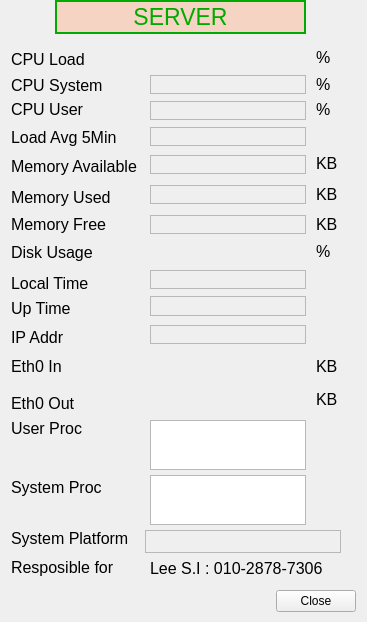
<ui version="4.0" >
 <class>Form</class>
 <widget class="QWidget" name="Form" >
  <property name="windowModality" >
   <enum>Qt::WindowModal</enum>
  </property>
  <property name="geometry" >
   <rect>
    <x>0</x>
    <y>0</y>
    <width>367</width>
    <height>622</height>
   </rect>
  </property>
  <property name="windowTitle" >
   <string>Form</string>
  </property>
  <widget class="QLabel" name="titleLabel" >
   <property name="geometry" >
    <rect>
     <x>55</x>
     <y>0</y>
     <width>251</width>
     <height>34</height>
    </rect>
   </property>
   <property name="palette" >
    <palette>
     <active>
      <colorrole role="WindowText" >
       <brush brushstyle="SolidPattern" >
        <color alpha="255" >
         <red>0</red>
         <green>170</green>
         <blue>0</blue>
        </color>
       </brush>
      </colorrole>
      <colorrole role="Base" >
       <brush brushstyle="SolidPattern" >
        <color alpha="255" >
         <red>255</red>
         <green>255</green>
         <blue>255</blue>
        </color>
       </brush>
      </colorrole>
      <colorrole role="Window" >
       <brush brushstyle="SolidPattern" >
        <color alpha="100" >
         <red>255</red>
         <green>170</green>
         <blue>127</blue>
        </color>
       </brush>
      </colorrole>
      <colorrole role="Shadow" >
       <brush brushstyle="SolidPattern" >
        <color alpha="255" >
         <red>0</red>
         <green>170</green>
         <blue>0</blue>
        </color>
       </brush>
      </colorrole>
     </active>
     <inactive>
      <colorrole role="WindowText" >
       <brush brushstyle="SolidPattern" >
        <color alpha="255" >
         <red>0</red>
         <green>170</green>
         <blue>0</blue>
        </color>
       </brush>
      </colorrole>
      <colorrole role="Base" >
       <brush brushstyle="SolidPattern" >
        <color alpha="255" >
         <red>255</red>
         <green>255</green>
         <blue>255</blue>
        </color>
       </brush>
      </colorrole>
      <colorrole role="Window" >
       <brush brushstyle="SolidPattern" >
        <color alpha="100" >
         <red>255</red>
         <green>170</green>
         <blue>127</blue>
        </color>
       </brush>
      </colorrole>
      <colorrole role="Shadow" >
       <brush brushstyle="SolidPattern" >
        <color alpha="255" >
         <red>0</red>
         <green>170</green>
         <blue>0</blue>
        </color>
       </brush>
      </colorrole>
     </inactive>
     <disabled>
      <colorrole role="WindowText" >
       <brush brushstyle="SolidPattern" >
        <color alpha="255" >
         <red>127</red>
         <green>125</green>
         <blue>123</blue>
        </color>
       </brush>
      </colorrole>
      <colorrole role="Base" >
       <brush brushstyle="SolidPattern" >
        <color alpha="100" >
         <red>255</red>
         <green>170</green>
         <blue>127</blue>
        </color>
       </brush>
      </colorrole>
      <colorrole role="Window" >
       <brush brushstyle="SolidPattern" >
        <color alpha="100" >
         <red>255</red>
         <green>170</green>
         <blue>127</blue>
        </color>
       </brush>
      </colorrole>
      <colorrole role="Shadow" >
       <brush brushstyle="SolidPattern" >
        <color alpha="255" >
         <red>0</red>
         <green>170</green>
         <blue>0</blue>
        </color>
       </brush>
      </colorrole>
     </disabled>
    </palette>
   </property>
   <property name="font" >
    <font>
     <pointsize>17</pointsize>
    </font>
   </property>
   <property name="autoFillBackground" >
    <bool>true</bool>
   </property>
   <property name="frameShape" >
    <enum>QFrame::WinPanel</enum>
   </property>
   <property name="text" >
    <string>SERVER</string>
   </property>
   <property name="alignment" >
    <set>Qt::AlignCenter</set>
   </property>
  </widget>
  <widget class="CALabel" name="caLabel" >
   <property name="geometry" >
    <rect>
     <x>150</x>
     <y>101</y>
     <width>156</width>
     <height>19</height>
    </rect>
   </property>
   <property name="font" >
    <font>
     <pointsize>12</pointsize>
    </font>
   </property>
   <property name="frameShape" >
    <enum>QFrame::StyledPanel</enum>
   </property>
   <property name="lineWidth" >
    <number>3</number>
   </property>
   <property name="alignment" >
    <set>Qt::AlignRight|Qt::AlignTrailing|Qt::AlignVCenter</set>
   </property>
   <property name="pvname" >
    <string>CPUUSER</string>
   </property>
   <property name="dmode" stdset="0" >
    <enum>CALabel::Double</enum>
   </property>
  </widget>
  <widget class="CALabel" name="caLabel_2" >
   <property name="geometry" >
    <rect>
     <x>150</x>
     <y>75</y>
     <width>156</width>
     <height>19</height>
    </rect>
   </property>
   <property name="font" >
    <font>
     <pointsize>12</pointsize>
    </font>
   </property>
   <property name="frameShape" >
    <enum>QFrame::StyledPanel</enum>
   </property>
   <property name="lineWidth" >
    <number>3</number>
   </property>
   <property name="alignment" >
    <set>Qt::AlignRight|Qt::AlignTrailing|Qt::AlignVCenter</set>
   </property>
   <property name="pvname" >
    <string>CPUSYSTEM</string>
   </property>
   <property name="dmode" stdset="0" >
    <enum>CALabel::Double</enum>
   </property>
  </widget>
  <widget class="CALabel" name="caLabel_3" >
   <property name="geometry" >
    <rect>
     <x>150</x>
     <y>127</y>
     <width>156</width>
     <height>19</height>
    </rect>
   </property>
   <property name="font" >
    <font>
     <pointsize>12</pointsize>
    </font>
   </property>
   <property name="frameShape" >
    <enum>QFrame::StyledPanel</enum>
   </property>
   <property name="lineWidth" >
    <number>3</number>
   </property>
   <property name="alignment" >
    <set>Qt::AlignRight|Qt::AlignTrailing|Qt::AlignVCenter</set>
   </property>
   <property name="pvname" >
    <string>LOAD5MIN</string>
   </property>
   <property name="dmode" stdset="0" >
    <enum>CALabel::Double</enum>
   </property>
  </widget>
  <widget class="CALabel" name="caLabel_4" >
   <property name="geometry" >
    <rect>
     <x>150</x>
     <y>155</y>
     <width>156</width>
     <height>19</height>
    </rect>
   </property>
   <property name="font" >
    <font>
     <pointsize>12</pointsize>
    </font>
   </property>
   <property name="frameShape" >
    <enum>QFrame::StyledPanel</enum>
   </property>
   <property name="lineWidth" >
    <number>3</number>
   </property>
   <property name="alignment" >
    <set>Qt::AlignRight|Qt::AlignTrailing|Qt::AlignVCenter</set>
   </property>
   <property name="pvname" >
    <string>MEMAV</string>
   </property>
   <property name="dmode" stdset="0" >
    <enum>CALabel::Int</enum>
   </property>
  </widget>
  <widget class="CALabel" name="caLabel_5" >
   <property name="geometry" >
    <rect>
     <x>150</x>
     <y>185</y>
     <width>156</width>
     <height>19</height>
    </rect>
   </property>
   <property name="font" >
    <font>
     <pointsize>12</pointsize>
    </font>
   </property>
   <property name="frameShape" >
    <enum>QFrame::StyledPanel</enum>
   </property>
   <property name="lineWidth" >
    <number>3</number>
   </property>
   <property name="alignment" >
    <set>Qt::AlignRight|Qt::AlignTrailing|Qt::AlignVCenter</set>
   </property>
   <property name="pvname" >
    <string>MEMUSED</string>
   </property>
   <property name="dmode" stdset="0" >
    <enum>CALabel::Int</enum>
   </property>
  </widget>
  <widget class="CALabel" name="caLabel_6" >
   <property name="geometry" >
    <rect>
     <x>150</x>
     <y>215</y>
     <width>156</width>
     <height>19</height>
    </rect>
   </property>
   <property name="font" >
    <font>
     <pointsize>12</pointsize>
    </font>
   </property>
   <property name="frameShape" >
    <enum>QFrame::StyledPanel</enum>
   </property>
   <property name="lineWidth" >
    <number>3</number>
   </property>
   <property name="alignment" >
    <set>Qt::AlignRight|Qt::AlignTrailing|Qt::AlignVCenter</set>
   </property>
   <property name="pvname" >
    <string>MEMFREE</string>
   </property>
   <property name="dmode" stdset="0" >
    <enum>CALabel::Int</enum>
   </property>
  </widget>
  <widget class="CALabel" name="caLabel_8" >
   <property name="geometry" >
    <rect>
     <x>150</x>
     <y>270</y>
     <width>156</width>
     <height>19</height>
    </rect>
   </property>
   <property name="font" >
    <font>
     <pointsize>12</pointsize>
    </font>
   </property>
   <property name="frameShape" >
    <enum>QFrame::StyledPanel</enum>
   </property>
   <property name="lineWidth" >
    <number>3</number>
   </property>
   <property name="alignment" >
    <set>Qt::AlignRight|Qt::AlignTrailing|Qt::AlignVCenter</set>
   </property>
   <property name="pvname" >
    <string>TIME</string>
   </property>
   <property name="dmode" stdset="0" >
    <enum>CALabel::Choice</enum>
   </property>
   <property name="dbrequest" stdset="0" >
    <enum>CALabel::DBRGSTR</enum>
   </property>
  </widget>
  <widget class="CALabel" name="caLabel_9" >
   <property name="geometry" >
    <rect>
     <x>150</x>
     <y>296</y>
     <width>156</width>
     <height>20</height>
    </rect>
   </property>
   <property name="font" >
    <font>
     <pointsize>12</pointsize>
    </font>
   </property>
   <property name="frameShape" >
    <enum>QFrame::StyledPanel</enum>
   </property>
   <property name="lineWidth" >
    <number>3</number>
   </property>
   <property name="alignment" >
    <set>Qt::AlignRight|Qt::AlignTrailing|Qt::AlignVCenter</set>
   </property>
   <property name="pvname" >
    <string>UPTIME</string>
   </property>
   <property name="dmode" stdset="0" >
    <enum>CALabel::Choice</enum>
   </property>
   <property name="dbrequest" stdset="0" >
    <enum>CALabel::DBRGSTR</enum>
   </property>
  </widget>
  <widget class="CALabel" name="caLabel_10" >
   <property name="geometry" >
    <rect>
     <x>150</x>
     <y>325</y>
     <width>156</width>
     <height>19</height>
    </rect>
   </property>
   <property name="font" >
    <font>
     <pointsize>12</pointsize>
    </font>
   </property>
   <property name="frameShape" >
    <enum>QFrame::StyledPanel</enum>
   </property>
   <property name="lineWidth" >
    <number>3</number>
   </property>
   <property name="alignment" >
    <set>Qt::AlignRight|Qt::AlignTrailing|Qt::AlignVCenter</set>
   </property>
   <property name="pvname" >
    <string>IPADDR</string>
   </property>
   <property name="dmode" stdset="0" >
    <enum>CALabel::Choice</enum>
   </property>
   <property name="dbrequest" stdset="0" >
    <enum>CALabel::DBRGSTR</enum>
   </property>
  </widget>
  <widget class="CADisplayer" name="CADisplayer_2" >
   <property name="geometry" >
    <rect>
     <x>150</x>
     <y>240</y>
     <width>155</width>
     <height>24</height>
    </rect>
   </property>
   <property name="font" >
    <font>
     <pointsize>12</pointsize>
    </font>
   </property>
   <property name="autoFillBackground" >
    <bool>false</bool>
   </property>
   <property name="nuformat" stdset="0" >
    <enum>CADisplayer::RealOne</enum>
   </property>
   <property name="pvname" >
    <string>DISKUSAGE</string>
   </property>
  </widget>
  <widget class="CADisplayer" name="CADisplayer_3" >
   <property name="geometry" >
    <rect>
     <x>150</x>
     <y>355</y>
     <width>155</width>
     <height>24</height>
    </rect>
   </property>
   <property name="font" >
    <font>
     <pointsize>12</pointsize>
    </font>
   </property>
   <property name="autoFillBackground" >
    <bool>false</bool>
   </property>
   <property name="nuformat" stdset="0" >
    <enum>CADisplayer::RealOne</enum>
   </property>
   <property name="pvname" >
    <string>ETH_0_IN</string>
   </property>
  </widget>
  <widget class="CADisplayer" name="CADisplayer_4" >
   <property name="geometry" >
    <rect>
     <x>150</x>
     <y>390</y>
     <width>155</width>
     <height>24</height>
    </rect>
   </property>
   <property name="font" >
    <font>
     <pointsize>12</pointsize>
    </font>
   </property>
   <property name="autoFillBackground" >
    <bool>false</bool>
   </property>
   <property name="nuformat" stdset="0" >
    <enum>CADisplayer::RealOne</enum>
   </property>
   <property name="pvname" >
    <string>ETH_0_OUT</string>
   </property>
  </widget>
  <widget class="CALabel" name="caLabel_11" >
   <property name="geometry" >
    <rect>
     <x>145</x>
     <y>530</y>
     <width>196</width>
     <height>23</height>
    </rect>
   </property>
   <property name="font" >
    <font>
     <pointsize>10</pointsize>
    </font>
   </property>
   <property name="frameShape" >
    <enum>QFrame::StyledPanel</enum>
   </property>
   <property name="lineWidth" >
    <number>3</number>
   </property>
   <property name="alignment" >
    <set>Qt::AlignRight|Qt::AlignTrailing|Qt::AlignVCenter</set>
   </property>
   <property name="pvname" >
    <string>RELEASE</string>
   </property>
   <property name="dmode" stdset="0" >
    <enum>CALabel::Choice</enum>
   </property>
   <property name="dbrequest" stdset="0" >
    <enum>CALabel::DBRGSTR</enum>
   </property>
  </widget>
  <widget class="CALabel" name="caLabel_12" >
   <property name="geometry" >
    <rect>
     <x>150</x>
     <y>530</y>
     <width>119</width>
     <height>23</height>
    </rect>
   </property>
   <property name="font" >
    <font>
     <pointsize>10</pointsize>
    </font>
   </property>
   <property name="frameShape" >
    <enum>QFrame::NoFrame</enum>
   </property>
   <property name="lineWidth" >
    <number>3</number>
   </property>
   <property name="alignment" >
    <set>Qt::AlignLeading|Qt::AlignLeft|Qt::AlignVCenter</set>
   </property>
   <property name="pvname" >
    <string>SYSNAME</string>
   </property>
   <property name="dmode" stdset="0" >
    <enum>CALabel::Choice</enum>
   </property>
   <property name="dbrequest" stdset="0" >
    <enum>CALabel::DBRGSTR</enum>
   </property>
  </widget>
  <widget class="CADisplayer" name="CADisplayer" >
   <property name="geometry" >
    <rect>
     <x>150</x>
     <y>45</y>
     <width>155</width>
     <height>24</height>
    </rect>
   </property>
   <property name="font" >
    <font>
     <pointsize>12</pointsize>
    </font>
   </property>
   <property name="autoFillBackground" >
    <bool>false</bool>
   </property>
   <property name="nuformat" stdset="0" >
    <enum>CADisplayer::RealOne</enum>
   </property>
   <property name="pvname" >
    <string>LOAD</string>
   </property>
  </widget>
  <widget class="CAListBox" name="caListBox" >
   <property name="geometry" >
    <rect>
     <x>150</x>
     <y>420</y>
     <width>156</width>
     <height>50</height>
    </rect>
   </property>
   <property name="pvname" >
    <string>USER_PROC</string>
   </property>
   <property name="cmode" stdset="0" >
    <enum>CAListBox::User</enum>
   </property>
  </widget>
  <widget class="CAListBox" name="caListBox_2" >
   <property name="geometry" >
    <rect>
     <x>150</x>
     <y>475</y>
     <width>156</width>
     <height>50</height>
    </rect>
   </property>
   <property name="pvname" >
    <string>SYS_PROC</string>
   </property>
   <property name="cmode" stdset="0" >
    <enum>CAListBox::System</enum>
   </property>
  </widget>
  <widget class="QLabel" name="label_18" >
   <property name="geometry" >
    <rect>
     <x>11</x>
     <y>554</y>
     <width>128</width>
     <height>26</height>
    </rect>
   </property>
   <property name="font" >
    <font>
     <pointsize>12</pointsize>
    </font>
   </property>
   <property name="text" >
    <string>Resposible for</string>
   </property>
  </widget>
  <widget class="QLabel" name="label" >
   <property name="geometry" >
    <rect>
     <x>11</x>
     <y>46</y>
     <width>128</width>
     <height>26</height>
    </rect>
   </property>
   <property name="font" >
    <font>
     <pointsize>12</pointsize>
    </font>
   </property>
   <property name="text" >
    <string>CPU Load</string>
   </property>
  </widget>
  <widget class="QLabel" name="label_11" >
   <property name="geometry" >
    <rect>
     <x>11</x>
     <y>295</y>
     <width>128</width>
     <height>26</height>
    </rect>
   </property>
   <property name="font" >
    <font>
     <pointsize>12</pointsize>
    </font>
   </property>
   <property name="text" >
    <string>Up Time</string>
   </property>
  </widget>
  <widget class="QLabel" name="label_12" >
   <property name="geometry" >
    <rect>
     <x>11</x>
     <y>325</y>
     <width>128</width>
     <height>25</height>
    </rect>
   </property>
   <property name="font" >
    <font>
     <pointsize>12</pointsize>
    </font>
   </property>
   <property name="text" >
    <string>IP Addr</string>
   </property>
  </widget>
  <widget class="QLabel" name="label_13" >
   <property name="geometry" >
    <rect>
     <x>11</x>
     <y>354</y>
     <width>128</width>
     <height>25</height>
    </rect>
   </property>
   <property name="font" >
    <font>
     <pointsize>12</pointsize>
    </font>
   </property>
   <property name="text" >
    <string>Eth0 In</string>
   </property>
  </widget>
  <widget class="QLabel" name="label_14" >
   <property name="geometry" >
    <rect>
     <x>11</x>
     <y>390</y>
     <width>128</width>
     <height>26</height>
    </rect>
   </property>
   <property name="font" >
    <font>
     <pointsize>12</pointsize>
    </font>
   </property>
   <property name="text" >
    <string>Eth0 Out</string>
   </property>
  </widget>
  <widget class="QLabel" name="label_9" >
   <property name="windowModality" >
    <enum>Qt::WindowModal</enum>
   </property>
   <property name="geometry" >
    <rect>
     <x>11</x>
     <y>239</y>
     <width>128</width>
     <height>26</height>
    </rect>
   </property>
   <property name="font" >
    <font>
     <pointsize>12</pointsize>
    </font>
   </property>
   <property name="text" >
    <string>Disk Usage</string>
   </property>
  </widget>
  <widget class="QLabel" name="label_10" >
   <property name="geometry" >
    <rect>
     <x>11</x>
     <y>270</y>
     <width>128</width>
     <height>26</height>
    </rect>
   </property>
   <property name="font" >
    <font>
     <pointsize>12</pointsize>
    </font>
   </property>
   <property name="text" >
    <string>Local Time</string>
   </property>
  </widget>
  <widget class="QLabel" name="label_2" >
   <property name="geometry" >
    <rect>
     <x>11</x>
     <y>72</y>
     <width>128</width>
     <height>26</height>
    </rect>
   </property>
   <property name="font" >
    <font>
     <pointsize>12</pointsize>
    </font>
   </property>
   <property name="text" >
    <string>CPU System</string>
   </property>
  </widget>
  <widget class="QLabel" name="label_3" >
   <property name="geometry" >
    <rect>
     <x>11</x>
     <y>97</y>
     <width>128</width>
     <height>25</height>
    </rect>
   </property>
   <property name="font" >
    <font>
     <pointsize>12</pointsize>
    </font>
   </property>
   <property name="text" >
    <string>CPU User</string>
   </property>
  </widget>
  <widget class="QLabel" name="label_5" >
   <property name="geometry" >
    <rect>
     <x>11</x>
     <y>124</y>
     <width>128</width>
     <height>26</height>
    </rect>
   </property>
   <property name="font" >
    <font>
     <pointsize>12</pointsize>
    </font>
   </property>
   <property name="text" >
    <string>Load Avg 5Min</string>
   </property>
  </widget>
  <widget class="QLabel" name="label_6" >
   <property name="geometry" >
    <rect>
     <x>11</x>
     <y>153</y>
     <width>128</width>
     <height>26</height>
    </rect>
   </property>
   <property name="font" >
    <font>
     <pointsize>12</pointsize>
    </font>
   </property>
   <property name="text" >
    <string>Memory Available</string>
   </property>
  </widget>
  <widget class="QLabel" name="label_7" >
   <property name="geometry" >
    <rect>
     <x>11</x>
     <y>184</y>
     <width>128</width>
     <height>26</height>
    </rect>
   </property>
   <property name="font" >
    <font>
     <pointsize>12</pointsize>
    </font>
   </property>
   <property name="text" >
    <string>Memory Used</string>
   </property>
  </widget>
  <widget class="QLabel" name="label_8" >
   <property name="geometry" >
    <rect>
     <x>11</x>
     <y>212</y>
     <width>128</width>
     <height>25</height>
    </rect>
   </property>
   <property name="font" >
    <font>
     <pointsize>12</pointsize>
    </font>
   </property>
   <property name="text" >
    <string>Memory Free</string>
   </property>
  </widget>
  <widget class="QLabel" name="label_15" >
   <property name="geometry" >
    <rect>
     <x>11</x>
     <y>415</y>
     <width>128</width>
     <height>26</height>
    </rect>
   </property>
   <property name="font" >
    <font>
     <pointsize>12</pointsize>
    </font>
   </property>
   <property name="text" >
    <string>User Proc</string>
   </property>
  </widget>
  <widget class="QLabel" name="label_16" >
   <property name="geometry" >
    <rect>
     <x>11</x>
     <y>475</y>
     <width>128</width>
     <height>25</height>
    </rect>
   </property>
   <property name="font" >
    <font>
     <pointsize>12</pointsize>
    </font>
   </property>
   <property name="text" >
    <string>System Proc</string>
   </property>
  </widget>
  <widget class="QLabel" name="label_17" >
   <property name="geometry" >
    <rect>
     <x>11</x>
     <y>525</y>
     <width>128</width>
     <height>26</height>
    </rect>
   </property>
   <property name="font" >
    <font>
     <pointsize>12</pointsize>
    </font>
   </property>
   <property name="text" >
    <string>System Platform</string>
   </property>
  </widget>
  <widget class="QLabel" name="label_33" >
   <property name="geometry" >
    <rect>
     <x>316</x>
     <y>445</y>
     <width>24</width>
     <height>23</height>
    </rect>
   </property>
   <property name="font" >
    <font>
     <pointsize>12</pointsize>
    </font>
   </property>
   <property name="text" >
    <string/>
   </property>
  </widget>
  <widget class="QLabel" name="label_27" >
   <property name="geometry" >
    <rect>
     <x>316</x>
     <y>274</y>
     <width>24</width>
     <height>23</height>
    </rect>
   </property>
   <property name="font" >
    <font>
     <pointsize>12</pointsize>
    </font>
   </property>
   <property name="text" >
    <string/>
   </property>
  </widget>
  <widget class="QLabel" name="label_35" >
   <property name="geometry" >
    <rect>
     <x>316</x>
     <y>502</y>
     <width>24</width>
     <height>23</height>
    </rect>
   </property>
   <property name="font" >
    <font>
     <pointsize>12</pointsize>
    </font>
   </property>
   <property name="text" >
    <string/>
   </property>
  </widget>
  <widget class="QLabel" name="label_28" >
   <property name="geometry" >
    <rect>
     <x>316</x>
     <y>303</y>
     <width>24</width>
     <height>22</height>
    </rect>
   </property>
   <property name="font" >
    <font>
     <pointsize>12</pointsize>
    </font>
   </property>
   <property name="text" >
    <string/>
   </property>
  </widget>
  <widget class="QLabel" name="label_19" >
   <property name="geometry" >
    <rect>
     <x>316</x>
     <y>46</y>
     <width>24</width>
     <height>23</height>
    </rect>
   </property>
   <property name="font" >
    <font>
     <pointsize>12</pointsize>
    </font>
   </property>
   <property name="text" >
    <string>%</string>
   </property>
  </widget>
  <widget class="QLabel" name="label_22" >
   <property name="geometry" >
    <rect>
     <x>316</x>
     <y>132</y>
     <width>24</width>
     <height>22</height>
    </rect>
   </property>
   <property name="font" >
    <font>
     <pointsize>12</pointsize>
    </font>
   </property>
   <property name="text" >
    <string/>
   </property>
  </widget>
  <widget class="QLabel" name="label_29" >
   <property name="geometry" >
    <rect>
     <x>316</x>
     <y>331</y>
     <width>24</width>
     <height>23</height>
    </rect>
   </property>
   <property name="font" >
    <font>
     <pointsize>12</pointsize>
    </font>
   </property>
   <property name="text" >
    <string/>
   </property>
  </widget>
  <widget class="QLabel" name="label_32" >
   <property name="geometry" >
    <rect>
     <x>316</x>
     <y>417</y>
     <width>24</width>
     <height>22</height>
    </rect>
   </property>
   <property name="font" >
    <font>
     <pointsize>12</pointsize>
    </font>
   </property>
   <property name="text" >
    <string/>
   </property>
  </widget>
  <widget class="QLabel" name="label_34" >
   <property name="geometry" >
    <rect>
     <x>316</x>
     <y>474</y>
     <width>24</width>
     <height>22</height>
    </rect>
   </property>
   <property name="font" >
    <font>
     <pointsize>12</pointsize>
    </font>
   </property>
   <property name="text" >
    <string/>
   </property>
  </widget>
  <widget class="QLabel" name="label_30" >
   <property name="geometry" >
    <rect>
     <x>316</x>
     <y>355</y>
     <width>24</width>
     <height>22</height>
    </rect>
   </property>
   <property name="font" >
    <font>
     <pointsize>12</pointsize>
    </font>
   </property>
   <property name="text" >
    <string>KB</string>
   </property>
  </widget>
  <widget class="QLabel" name="label_31" >
   <property name="geometry" >
    <rect>
     <x>316</x>
     <y>388</y>
     <width>24</width>
     <height>23</height>
    </rect>
   </property>
   <property name="font" >
    <font>
     <pointsize>12</pointsize>
    </font>
   </property>
   <property name="text" >
    <string>KB</string>
   </property>
  </widget>
  <widget class="QLabel" name="label_26" >
   <property name="geometry" >
    <rect>
     <x>316</x>
     <y>240</y>
     <width>24</width>
     <height>22</height>
    </rect>
   </property>
   <property name="font" >
    <font>
     <pointsize>12</pointsize>
    </font>
   </property>
   <property name="text" >
    <string>%</string>
   </property>
  </widget>
  <widget class="QLabel" name="label_25" >
   <property name="geometry" >
    <rect>
     <x>316</x>
     <y>214</y>
     <width>24</width>
     <height>20</height>
    </rect>
   </property>
   <property name="font" >
    <font>
     <pointsize>12</pointsize>
    </font>
   </property>
   <property name="text" >
    <string>KB</string>
   </property>
  </widget>
  <widget class="QLabel" name="label_24" >
   <property name="geometry" >
    <rect>
     <x>316</x>
     <y>183</y>
     <width>24</width>
     <height>22</height>
    </rect>
   </property>
   <property name="font" >
    <font>
     <pointsize>12</pointsize>
    </font>
   </property>
   <property name="text" >
    <string>KB</string>
   </property>
  </widget>
  <widget class="QLabel" name="label_23" >
   <property name="geometry" >
    <rect>
     <x>316</x>
     <y>152</y>
     <width>24</width>
     <height>23</height>
    </rect>
   </property>
   <property name="font" >
    <font>
     <pointsize>12</pointsize>
    </font>
   </property>
   <property name="text" >
    <string>KB</string>
   </property>
  </widget>
  <widget class="QLabel" name="label_21" >
   <property name="geometry" >
    <rect>
     <x>316</x>
     <y>98</y>
     <width>24</width>
     <height>23</height>
    </rect>
   </property>
   <property name="font" >
    <font>
     <pointsize>12</pointsize>
    </font>
   </property>
   <property name="text" >
    <string>%</string>
   </property>
  </widget>
  <widget class="QLabel" name="label_20" >
   <property name="geometry" >
    <rect>
     <x>316</x>
     <y>73</y>
     <width>24</width>
     <height>22</height>
    </rect>
   </property>
   <property name="font" >
    <font>
     <pointsize>12</pointsize>
    </font>
   </property>
   <property name="text" >
    <string>%</string>
   </property>
  </widget>
  <widget class="QLabel" name="label_36" >
   <property name="geometry" >
    <rect>
     <x>150</x>
     <y>555</y>
     <width>176</width>
     <height>26</height>
    </rect>
   </property>
   <property name="font" >
    <font>
     <pointsize>12</pointsize>
    </font>
   </property>
   <property name="text" >
    <string>Lee S.I : 010-2878-7306</string>
   </property>
  </widget>
  <widget class="QDialogButtonBox" name="buttonBox" >
   <property name="geometry" >
    <rect>
     <x>190</x>
     <y>585</y>
     <width>166</width>
     <height>32</height>
    </rect>
   </property>
   <property name="standardButtons" >
    <set>QDialogButtonBox::Close</set>
   </property>
  </widget>
 </widget>
 <customwidgets>
  <customwidget>
   <class>CADisplayer</class>
   <extends>QWidget</extends>
   <header>caDisplayer.h</header>
  </customwidget>
  <customwidget>
   <class>CALabel</class>
   <extends>QLabel</extends>
   <header>caLabel.h</header>
  </customwidget>
  <customwidget>
   <class>CAListBox</class>
   <extends>QListWidget</extends>
   <header>caListBox.h</header>
  </customwidget>
 </customwidgets>
 <resources/>
 <connections>
  <connection>
   <sender>buttonBox</sender>
   <signal>clicked(QAbstractButton*)</signal>
   <receiver>Form</receiver>
   <slot>close()</slot>
   <hints>
    <hint type="sourcelabel" >
     <x>330</x>
     <y>597</y>
    </hint>
    <hint type="destinationlabel" >
     <x>357</x>
     <y>554</y>
    </hint>
   </hints>
  </connection>
 </connections>
 <designerdata>
  <property name="gridDeltaX" >
   <number>5</number>
  </property>
  <property name="gridDeltaY" >
   <number>5</number>
  </property>
  <property name="gridSnapX" >
   <bool>true</bool>
  </property>
  <property name="gridSnapY" >
   <bool>true</bool>
  </property>
  <property name="gridVisible" >
   <bool>true</bool>
  </property>
 </designerdata>
</ui>
